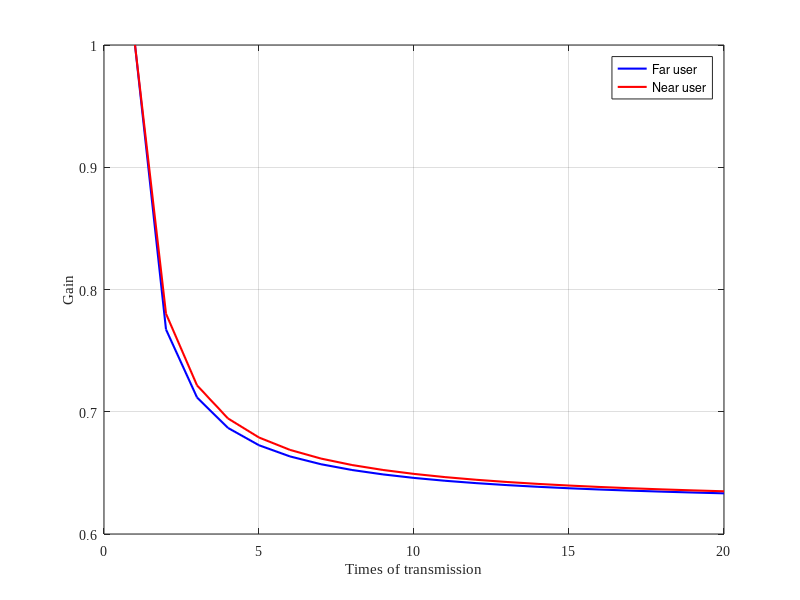
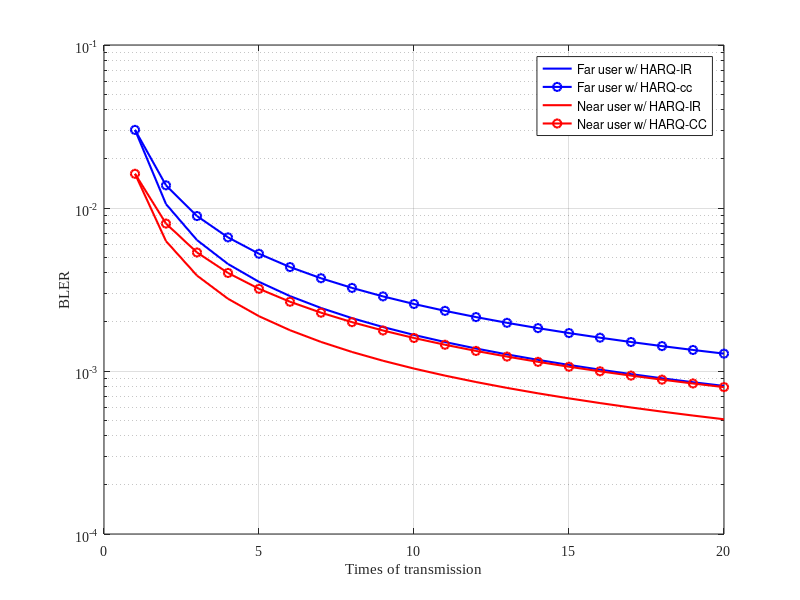

Write MATLAB code to recreate these figures, in order.
clc; clear variables; close all;
% Basic setting
% # of channel tap
N = 1e6;
% Path loss exponent
eta = 4;
% User distance
d1 = 100;
d2 = 200;
% Rayleigh fading channel
h1 = sqrt(1/2*d1^-eta)*(randn(1,N)+1i*randn(1,N));
h2 = sqrt(1/2*d2^-eta)*(randn(1,N)+1i*randn(1,N));
% Channel mean
lambda1 = mean(abs(h1).^2);
lambda2 = mean(abs(h2).^2);

% Transmit power in dBm
Pt = 30;                
% Transmit power in linear scale
pt = (10^-3)*10^(Pt/10);

% AWGN noise
% BW = 10^6;                  %System bandwidth
% No = -174 + 10*log10(BW);   %Noise power (dBm)
% no = (10^-3)*10.^(No/10);   %Noise power (linear scale)
No = -80;
no = (10^-3)*10.^(No/10);   %Noise power (linear scale)

rho = pt/ no;

% # of information bits
N1 = 256;
N2 = 256;

% # of channel use (blocklength)
tx_times = 1:20;
M = 200;

% Power allocaitn coefficient
alphan = 0.1;
alphaf = 1 - alphan;

% BLER for NOMA-HARQ-IR
ir_eplsion_f = (2.^(N2./(tx_times.*M))-1)./(lambda2*rho*(alphaf-alphan.*(2.^(N1./(tx_times.*M))-1)));
ir_eplsion_nf = (2.^(N2./(tx_times.*M))-1)./(lambda1*rho*(alphaf-alphan.*(2.^(N1./(tx_times.*M))-1)));
ir_eplsion_nn = (2.^(N1./(tx_times.*M))-1)./(lambda1*rho*alphan);
ir_eplsion_n = ir_eplsion_nn + ir_eplsion_nf;

% BLER for NOMA-HARQ-CC
cc_eplsion_f = (2.^(N2./M)-1)./(lambda2*rho.*(tx_times.*alphaf-alphan.*(2.^(N1./M)-1)));
cc_eplsion_nf = (2.^(N2./M)-1)./(lambda1*rho.*(tx_times.*alphaf-alphan.*(2.^(N1./M)-1)));
cc_eplsion_nn = (2.^(N1./M)-1)./(lambda1*rho.*tx_times.*alphan);
cc_eplsion_n = cc_eplsion_nn + cc_eplsion_nf;

% Gain
Gain_f = ir_eplsion_f ./ cc_eplsion_f;
Gain_n = ir_eplsion_n ./ cc_eplsion_n;

figure (1);
plot(tx_times, Gain_f, 'b', 'linewidth', 1.5);
hold on; grid on;
plot(tx_times, Gain_n, 'r', 'linewidth', 1.5);

xlabel('Times of transmission');
ylabel('Gain');
legend('Far user','Near user');
set(gca, 'FontName', 'Times New Roman');

figure (2)
semilogy(tx_times, ir_eplsion_f, 'b', 'linewidth', 1.5);
hold on; grid on;
semilogy(tx_times, cc_eplsion_f, '-ob', 'linewidth', 1.5);
semilogy(tx_times, ir_eplsion_n, 'r', 'linewidth', 1.5);
semilogy(tx_times, cc_eplsion_n, '-or', 'linewidth', 1.5);

xlabel('Times of transmission');
ylabel('BLER');
legend('Far user w/ HARQ-IR','Far user w/ HARQ-cc','Near user w/ HARQ-IR','Near user w/ HARQ-CC');
set(gca, 'FontName', 'Times New Roman');


